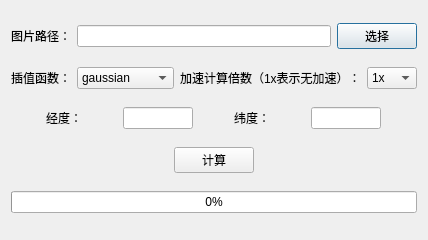
<?xml version="1.0" encoding="UTF-8"?>
<ui version="4.0">
 <class>Dialog</class>
 <widget class="QDialog" name="Dialog">
  <property name="geometry">
   <rect>
    <x>0</x>
    <y>0</y>
    <width>421</width>
    <height>240</height>
   </rect>
  </property>
  <property name="sizePolicy">
   <sizepolicy hsizetype="Expanding" vsizetype="Expanding">
    <horstretch>1</horstretch>
    <verstretch>1</verstretch>
   </sizepolicy>
  </property>
  <property name="windowTitle">
   <string>气象参数插值计算（除风速）</string>
  </property>
  <layout class="QVBoxLayout" name="verticalLayout_2">
   <item>
    <layout class="QHBoxLayout" name="horizontalLayout">
     <item>
      <widget class="QLabel" name="label">
       <property name="text">
        <string>图片路径：</string>
       </property>
      </widget>
     </item>
     <item>
      <widget class="QLineEdit" name="lineEdit"/>
     </item>
     <item>
      <widget class="QPushButton" name="pushButton_2">
       <property name="text">
        <string>选择</string>
       </property>
      </widget>
     </item>
    </layout>
   </item>
   <item>
    <layout class="QHBoxLayout" name="horizontalLayout_2" stretch="0,1,0,0">
     <item>
      <widget class="QLabel" name="label_2">
       <property name="sizePolicy">
        <sizepolicy hsizetype="Fixed" vsizetype="Fixed">
         <horstretch>0</horstretch>
         <verstretch>0</verstretch>
        </sizepolicy>
       </property>
       <property name="text">
        <string>插值函数：</string>
       </property>
       <property name="alignment">
        <set>Qt::AlignRight|Qt::AlignTrailing|Qt::AlignVCenter</set>
       </property>
      </widget>
     </item>
     <item>
      <widget class="QComboBox" name="comboBox">
       <property name="enabled">
        <bool>true</bool>
       </property>
       <property name="sizePolicy">
        <sizepolicy hsizetype="Fixed" vsizetype="Fixed">
         <horstretch>0</horstretch>
         <verstretch>0</verstretch>
        </sizepolicy>
       </property>
       <property name="iconSize">
        <size>
         <width>16</width>
         <height>16</height>
        </size>
       </property>
       <item>
        <property name="text">
         <string>gaussian</string>
        </property>
       </item>
       <item>
        <property name="text">
         <string>multiquadric</string>
        </property>
       </item>
       <item>
        <property name="text">
         <string>inverse</string>
        </property>
       </item>
       <item>
        <property name="text">
         <string>linear</string>
        </property>
       </item>
       <item>
        <property name="text">
         <string>cubic</string>
        </property>
       </item>
       <item>
        <property name="text">
         <string>quintic</string>
        </property>
       </item>
       <item>
        <property name="text">
         <string>thin_plate</string>
        </property>
       </item>
      </widget>
     </item>
     <item>
      <widget class="QLabel" name="label_6">
       <property name="text">
        <string>加速计算倍数（1x表示无加速）：</string>
       </property>
      </widget>
     </item>
     <item>
      <widget class="QComboBox" name="comboBox_3">
       <item>
        <property name="text">
         <string>1x</string>
        </property>
       </item>
       <item>
        <property name="text">
         <string>2x</string>
        </property>
       </item>
       <item>
        <property name="text">
         <string>3x</string>
        </property>
       </item>
       <item>
        <property name="text">
         <string>4x</string>
        </property>
       </item>
       <item>
        <property name="text">
         <string>5x</string>
        </property>
       </item>
       <item>
        <property name="text">
         <string>6x</string>
        </property>
       </item>
       <item>
        <property name="text">
         <string>7x</string>
        </property>
       </item>
       <item>
        <property name="text">
         <string>8x</string>
        </property>
       </item>
       <item>
        <property name="text">
         <string>9x</string>
        </property>
       </item>
       <item>
        <property name="text">
         <string>10x</string>
        </property>
       </item>
       <item>
        <property name="text">
         <string>11x</string>
        </property>
       </item>
       <item>
        <property name="text">
         <string>12x</string>
        </property>
       </item>
       <item>
        <property name="text">
         <string>13x</string>
        </property>
       </item>
       <item>
        <property name="text">
         <string>14x</string>
        </property>
       </item>
       <item>
        <property name="text">
         <string>15x</string>
        </property>
       </item>
       <item>
        <property name="text">
         <string>16x</string>
        </property>
       </item>
       <item>
        <property name="text">
         <string>17x</string>
        </property>
       </item>
       <item>
        <property name="text">
         <string>18x</string>
        </property>
       </item>
       <item>
        <property name="text">
         <string>19x</string>
        </property>
       </item>
       <item>
        <property name="text">
         <string>20x</string>
        </property>
       </item>
      </widget>
     </item>
    </layout>
   </item>
   <item>
    <layout class="QHBoxLayout" name="horizontalLayout_3">
     <property name="spacing">
      <number>6</number>
     </property>
     <property name="sizeConstraint">
      <enum>QLayout::SetDefaultConstraint</enum>
     </property>
     <item>
      <widget class="QLabel" name="label_3">
       <property name="sizePolicy">
        <sizepolicy hsizetype="Fixed" vsizetype="Preferred">
         <horstretch>0</horstretch>
         <verstretch>0</verstretch>
        </sizepolicy>
       </property>
       <property name="text">
        <string>经度：</string>
       </property>
       <property name="alignment">
        <set>Qt::AlignLeading|Qt::AlignLeft|Qt::AlignVCenter</set>
       </property>
      </widget>
     </item>
     <item>
      <widget class="QLineEdit" name="lineEdit_2">
       <property name="sizePolicy">
        <sizepolicy hsizetype="Fixed" vsizetype="Fixed">
         <horstretch>0</horstretch>
         <verstretch>0</verstretch>
        </sizepolicy>
       </property>
       <property name="maximumSize">
        <size>
         <width>70</width>
         <height>16777215</height>
        </size>
       </property>
      </widget>
     </item>
     <item>
      <widget class="QLabel" name="label_4">
       <property name="sizePolicy">
        <sizepolicy hsizetype="Fixed" vsizetype="Preferred">
         <horstretch>0</horstretch>
         <verstretch>0</verstretch>
        </sizepolicy>
       </property>
       <property name="text">
        <string>纬度：</string>
       </property>
      </widget>
     </item>
     <item>
      <widget class="QLineEdit" name="lineEdit_3">
       <property name="sizePolicy">
        <sizepolicy hsizetype="Fixed" vsizetype="Fixed">
         <horstretch>0</horstretch>
         <verstretch>0</verstretch>
        </sizepolicy>
       </property>
       <property name="maximumSize">
        <size>
         <width>70</width>
         <height>16777215</height>
        </size>
       </property>
      </widget>
     </item>
    </layout>
   </item>
   <item>
    <layout class="QHBoxLayout" name="horizontalLayout_4">
     <item>
      <widget class="QPushButton" name="pushButton">
       <property name="sizePolicy">
        <sizepolicy hsizetype="Fixed" vsizetype="Fixed">
         <horstretch>0</horstretch>
         <verstretch>0</verstretch>
        </sizepolicy>
       </property>
       <property name="text">
        <string>计算</string>
       </property>
       <property name="iconSize">
        <size>
         <width>16</width>
         <height>16</height>
        </size>
       </property>
      </widget>
     </item>
    </layout>
   </item>
   <item>
    <widget class="QProgressBar" name="progressBar">
     <property name="value">
      <number>0</number>
     </property>
    </widget>
   </item>
  </layout>
 </widget>
 <resources/>
 <connections/>
</ui>
